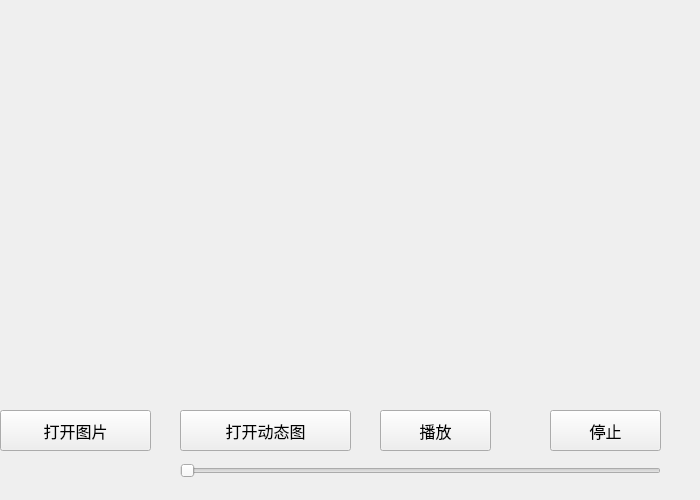
<?xml version="1.0" encoding="UTF-8"?>
<ui version="4.0">
 <class>Widget</class>
 <widget class="QWidget" name="Widget">
  <property name="geometry">
   <rect>
    <x>0</x>
    <y>0</y>
    <width>700</width>
    <height>500</height>
   </rect>
  </property>
  <property name="windowTitle">
   <string>Widget</string>
  </property>
  <widget class="QLabel" name="labelShow">
   <property name="geometry">
    <rect>
     <x>20</x>
     <y>10</y>
     <width>631</width>
     <height>371</height>
    </rect>
   </property>
   <property name="text">
    <string/>
   </property>
  </widget>
  <widget class="QPushButton" name="pushButtonOpenPic">
   <property name="geometry">
    <rect>
     <x>0</x>
     <y>410</y>
     <width>151</width>
     <height>41</height>
    </rect>
   </property>
   <property name="font">
    <font>
     <pointsize>12</pointsize>
    </font>
   </property>
   <property name="text">
    <string>打开图片</string>
   </property>
  </widget>
  <widget class="QPushButton" name="pushButtonOpenMov">
   <property name="geometry">
    <rect>
     <x>180</x>
     <y>410</y>
     <width>171</width>
     <height>41</height>
    </rect>
   </property>
   <property name="font">
    <font>
     <pointsize>12</pointsize>
    </font>
   </property>
   <property name="text">
    <string>打开动态图</string>
   </property>
  </widget>
  <widget class="QPushButton" name="pushButtonStart">
   <property name="geometry">
    <rect>
     <x>380</x>
     <y>410</y>
     <width>111</width>
     <height>41</height>
    </rect>
   </property>
   <property name="font">
    <font>
     <pointsize>12</pointsize>
    </font>
   </property>
   <property name="text">
    <string>播放</string>
   </property>
  </widget>
  <widget class="QPushButton" name="pushButtonStop">
   <property name="geometry">
    <rect>
     <x>550</x>
     <y>410</y>
     <width>111</width>
     <height>41</height>
    </rect>
   </property>
   <property name="font">
    <font>
     <pointsize>12</pointsize>
    </font>
   </property>
   <property name="text">
    <string>停止</string>
   </property>
  </widget>
  <widget class="QSlider" name="horizontalSlider">
   <property name="geometry">
    <rect>
     <x>180</x>
     <y>455</y>
     <width>481</width>
     <height>31</height>
    </rect>
   </property>
   <property name="orientation">
    <enum>Qt::Horizontal</enum>
   </property>
  </widget>
 </widget>
 <layoutdefault spacing="6" margin="11"/>
 <resources/>
 <connections/>
</ui>
